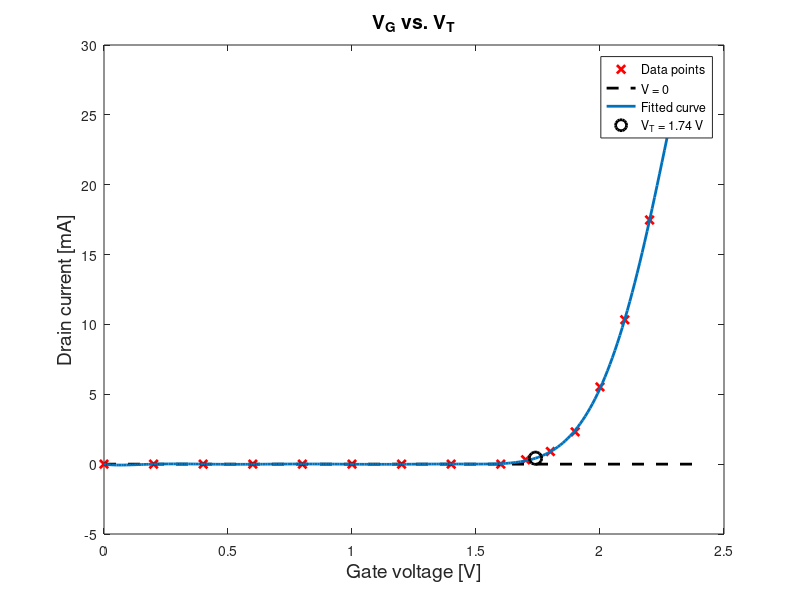

Write MATLAB code to recreate this figure. (Note: this script raises an error after producing the figure.)
clear all; close all; clc
% %from current measurments
% x = [0 0.28 0.56 0.75 1.03 1.31 1.5 1.69 1.8 1.85 1.9 2 2.1 2.2 2.3 2.4];
% y = [-1.537 -1.521 -1.523 -1.537 -1.53 -1.532 -1.534 -1.444 -0.608 -0.55 0.923 3.95 9.255 17.1 25.7 32.38];

x = [0 0.2 0.4 0.6 0.8 1 1.2 1.4 1.6 1.7 1.8 1.9 2 2.1 2.2 2.3];
y = 1000*[0 0 0 0 0 0 0 0 0 0.000309524 0.000902597 0.002311688 0.005525974 0.010331169 0.017474026 0.025872294];



plot(x,y,'xr','linewidth',2)
hold on
plot([0 2.4],[0 0],'--k','linewidth',2)

p = polyfit(x,y,9);
x_polyfit = 0:0.01:2.3;
y_polyfit = polyval(p,x_polyfit);

plot(x_polyfit,y_polyfit,'linewidth',2);

xlabel('Gate voltage [V]','fontsize',14)
ylabel('Drain current [mA]','fontsize',14)
title('V_G vs. V_T','fontsize',14)


%%
clc
Rin = 48.1*10^3;
Rout = 462;
V_T = 1.74; %--------Flexible----------
hold on; plot(V_T,polyval(p,V_T),'ok','Markersize',9,'linewidth',2)
legend('Data points','V = 0','Fitted curve','V_T = 1.74 V')
R1=94000; R2 = 98500; R3 = 462; R4 = 462; RL = 1050;
C1 = 1.015*10^-6;
C2 = 98.375*10^-6;
C3 = 10.09*10^-6;
Id_0 = y(length(y)-2)/1000;
Vg_0 = x(length(y)-2);
K = Id_0/((Vg_0-V_T)^2)%mA/V^2

syms Id Vgs

[Id_val,Vgs_val]=solve(Vgs == 15*R1/(R1+R2)-Id*R4, Id == K*(Vgs-V_T)^2);

Id_val1 = vpa(Id_val(1,1))
Vgs_val1 = vpa(Vgs_val(1,1))

Id_val = vpa(Id_val(2,1))
Vgs_val = vpa(Vgs_val(2,1))

g_m = 2*K*(Vgs_val-V_T)
gain_VV = -g_m*(R3*RL)/(RL+R3) 
gain_dB = real(20*log10(gain_VV))

w1 = 1/(2*pi*Rin*C1)
w2 = 1/(2*pi*(R3+RL)*C2)
w3 = vpa(1/(2*pi*(R4/(1+g_m*R4))*C3))



